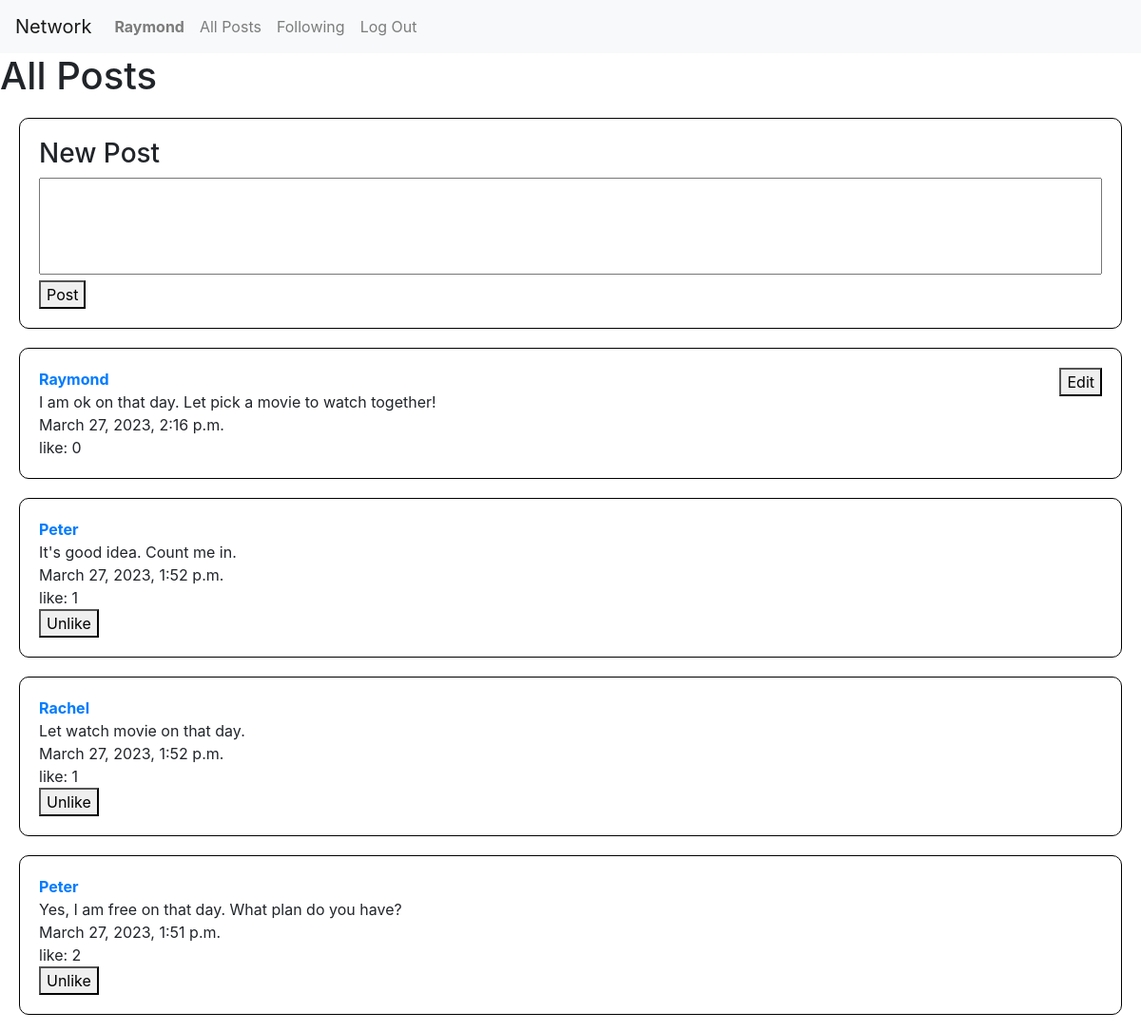
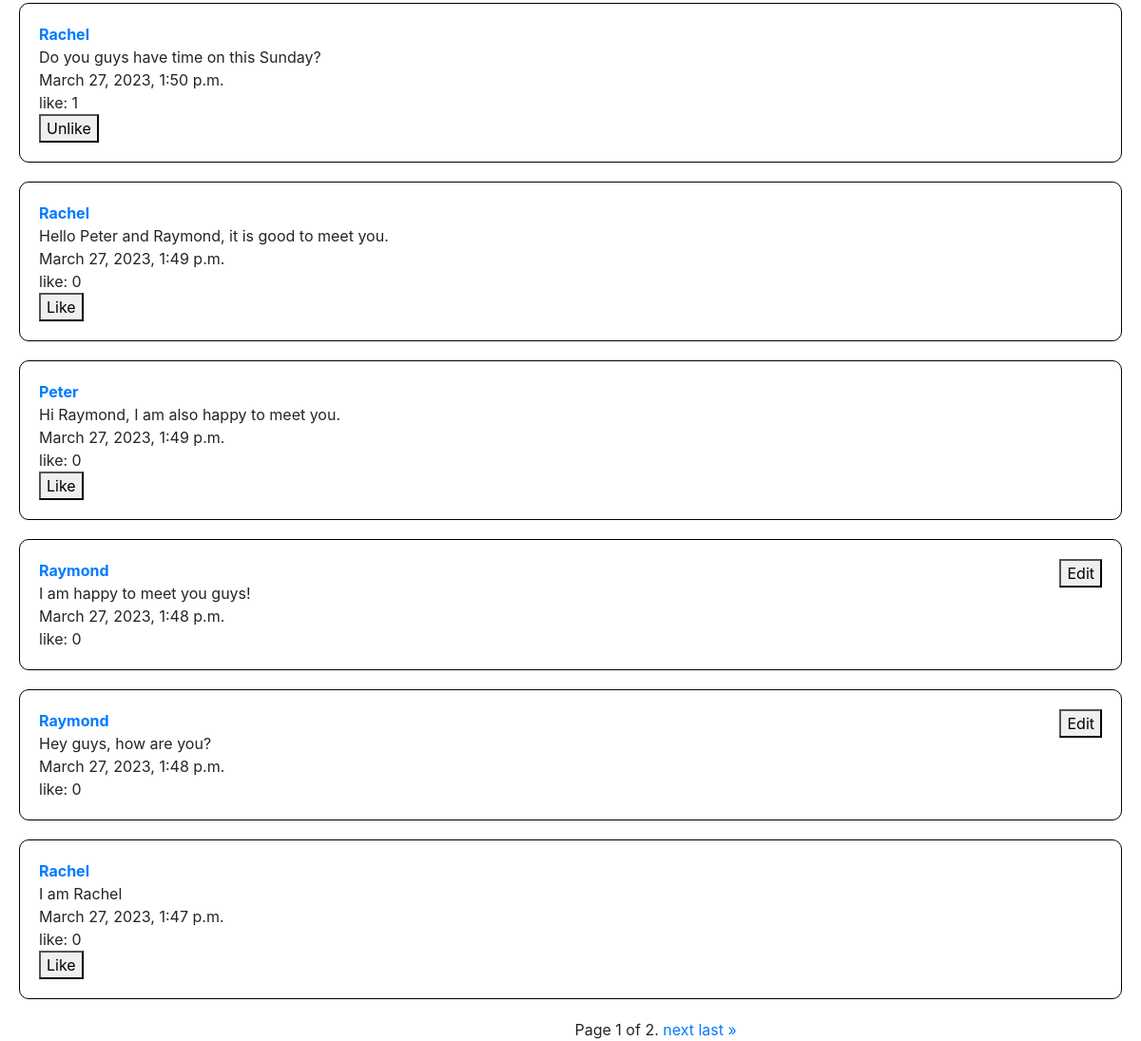
Page /all_post (signed in) on the committed database (2 pictures, top to bottom).
### network/models.py (models this page shows, shortened)
class User(AbstractUser):
    pass

class Post(models.Model):
    content = models.CharField(max_length=1000)
    writer = models.ForeignKey(User, on_delete=models.CASCADE, related_name = "post")
    time = models.DateTimeField(auto_now_add=True)
    like_no = models.PositiveIntegerField(default=0)
    liked_user = models.ManyToManyField(User, blank=True, related_name = "liked_post")

### network/views.py (the view)
# urls.py: path("all_post", views.all_post, name="all_post"),
def all_post(request):
    post = Post.objects.all().order_by('-time')
    p = Paginator(post,10)
    page_number = request.GET.get('page')
    page_obj = p.get_page(page_number)
    return render(request, "network/index.html",{
        "post_list": page_obj
    })

### network/templates/network/index.html (shortened to what this page needs)
{% extends "network/layout.html" %}
{% block body %}
    <h1>All Posts</h1>
    {% if user.is_authenticated %}
        <div class="post_box">
            <h3>New Post</h3>
            <form method="post" action="{% url 'new_post' %}">
                <textarea rows="4" cols="150" style="resize: none; width: 100%;" name="content"></textarea>
                <br>
                <button type="submit">Post</button>
            </form>
        </div>
    {% endif %}
    {% for item in post_list %}
        <div class="post_box" id="{{item.id}}">
            <a href = "{% url 'profile' item.writer.id %}"><strong>{{ item.writer }}</strong></a>
            {% if user == item.writer %}
                <span class="edit_save"><button style="float:right;" onclick="edit_post({{item.id}})">Edit</button></span>
            {% endif %}
            <br>
            <div class = "content">{{item.content}}</div>
            {{item.time}}
            <br>
            <span class="like_no">like: {{item.like_no}}</span>
            <br>
            {% if user.is_authenticated %}
                {% if user != item.writer %}
                    {% if user in item.liked_user.all %}
                        <span class="like_unlike"><button onclick="unlike({{ item.id }})">Unlike</button></span>
                    {% else %}
                        <span class="like_unlike"><button onclick="like({{ item.id }})">Like</button></span>
                    {% endif %}
                {% endif %}
            {% endif %}
        </div>
    {% endfor %}
    <div class = "pagination">
        <span class="step-links">
            <div class="current">
                Page {{ post_list.number }} of {{ post_list.paginator.num_pages }}.
            </div>
            {% if post_list.has_next %}
            <div class="next">
                <a href="?page={{ post_list.next_page_number }}">next</a>
                <a href="?page={{ post_list.paginator.num_pages }}">last &raquo;</a>
            </div>
            {% endif %}
        </span>
    </div>
{% endblock %}

### network/templates/network/layout.html (shortened to what this page needs)
{% load static %}
<!DOCTYPE html>
<html lang="en">
    <head>
        <link rel="stylesheet" href="https://stackpath.bootstrapcdn.com/bootstrap/4.4.1/css/bootstrap.min.css">
        <link href="{% static 'network/styles.css' %}" rel="stylesheet">
    </head>
    <body>
        <nav class="navbar navbar-expand-lg navbar-light bg-light">
            <a class="navbar-brand" href="{% url 'index' %}">Network</a>
            <div>
              <ul class="navbar-nav mr-auto">
                {% if user.is_authenticated %}
                    <li class="nav-item">
                        <a class="nav-link" href="{% url 'profile' user.id %}"><strong>{{ user.username }}</strong></a>
                    </li>
                {% endif %}
                <li class="nav-item">
                  <a class="nav-link" href="{% url 'index' %}">All Posts</a>
                </li>
                {% if user.is_authenticated %}
                    <li class="nav-item">
                        <a class="nav-link" href="{% url 'following' %}">Following</a>
                    </li>
                    <li class="nav-item">
                        <a class="nav-link" href="{% url 'logout' %}">Log Out</a>
                    </li>
                {% endif %}
              </ul>
            </div>
          </nav>
        <div class="body">
            {% block body %}
            {% endblock %}
        </div>
    </body>
</html>

### network/static/network/styles.css (style rules this page uses)
.post_box { border: 1px solid black; border-radius: 10px; margin: 20px; padding: 20px; }
.pagination { text-align: center; position: absolute; left:50%; }
.previous, .next { display: inline-block; }
.current { display: inline-block; }

### rows in the picture
User: username "Raymond"
Post: writer "Raymond", content "I am ok on that day. Let pick a movie to watch together!", time "March 27, 2023, 2:16 p.m.", like_no "0"
Post: writer "Peter", content "It's good idea. Count me in.", time "March 27, 2023, 1:52 p.m.", like_no "1"
Post: writer "Rachel", content "Let watch movie on that day.", time "March 27, 2023, 1:52 p.m.", like_no "1"
Post: writer "Peter", content "Yes, I am free on that day. What plan do you have?", time "March 27, 2023, 1:51 p.m.", like_no "2"
Post: writer "Rachel", content "Do you guys have time on this Sunday?", time "March 27, 2023, 1:50 p.m.", like_no "1"
Post: writer "Rachel", content "Hello Peter and Raymond, it is good to meet you.", time "March 27, 2023, 1:49 p.m.", like_no "0"
Post: writer "Peter", content "Hi Raymond, I am also happy to meet you.", time "March 27, 2023, 1:49 p.m.", like_no "0"
Post: writer "Raymond", content "I am happy to meet you guys!", time "March 27, 2023, 1:48 p.m.", like_no "0"
Post: writer "Raymond", content "Hey guys, how are you?", time "March 27, 2023, 1:48 p.m.", like_no "0"
Post: writer "Rachel", content "I am Rachel", time "March 27, 2023, 1:47 p.m.", like_no "0"

### other values in the picture
{{ post_list.number }} "1"
{{ post_list.paginator.num_pages }} "2"
